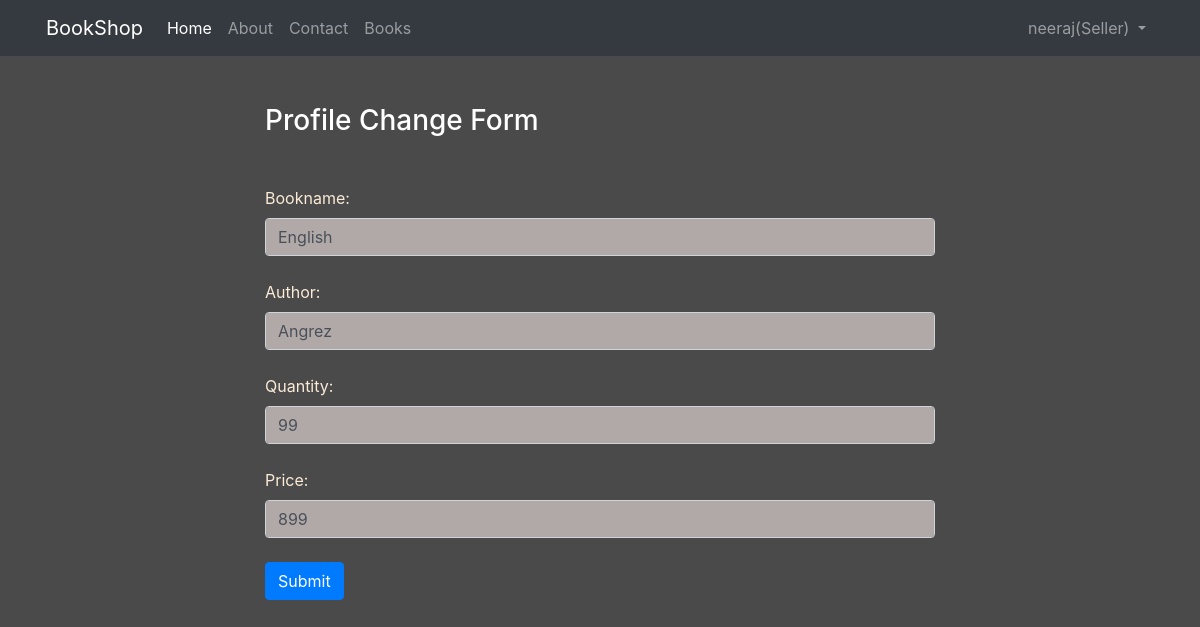
Screenshot of /updatebook/5 (signed in) with the database file from the repository.
### app/models.py (models this page shows, shortened)
class User(AbstractUser):
    user_type_data=(("Seller","Seller"),("Customer","Customer"))
    user_type=models.CharField(choices=user_type_data,max_length=10)

class Book(models.Model):
    bookname = models.CharField(max_length=100)
    author = models.CharField(max_length=50)
    quantity = models.IntegerField(default=1)
    price = models.IntegerField()

### app/views.py (the view)
# urls.py: path('updatebook/<int:id>', views.update_book, name='updatebook'),
@login_required
def update_book(request, id):
    if request.method == 'POST':
        book = Book.objects.get(pk=id)
        form = BookForm(request.POST, instance=book)
        if form.is_valid():
            form.save()
            messages.success(request, "*Book updated successfuly!!")
    else:
        book = Book.objects.get(pk=id)
        form = BookForm(instance=book)
    return render(request, 'app/update_book.html', {'form':form})

### app/forms.py
class BookForm(forms.ModelForm):
    class Meta:
        model = Book
        fields = "__all__"
        widgets = {
        'bookname':forms.TextInput(attrs={'class':'form-control'}),
        'author':forms.TextInput(attrs={'class':'form-control'}),
        'quantity':forms.TextInput(attrs={'class':'form-control'}),
        'price':forms.TextInput(attrs={'class':'form-control'}),
        }

### app/templates/app/update_book.html (shortened to what this page needs)
{% extends 'app/base.html' %}
{% block content %}
    <div class="col-sm-7 container">
        <h3 class="text-white my-5">Profile Change Form</h3>
        <form action="" method="POST" novalidate>
            {% for fm in form %}
                {{fm.label_tag}} {{fm}} {{fm.errors|striptags}} <br>
            {% endfor %}
            <input type="submit" value="Submit" class="btn btn-primary">
        </form>
    </div>
{% endblock content %}

### app/templates/app/navbar.html (shortened to what this page needs)
<div class='col-sm-12 container'>
  <nav class="navbar navbar-expand-lg navbar-dark bg-dark">
    <a class="navbar-brand" href="{% url 'home' %}">BookShop</a>
    <div class="collapse navbar-collapse" id="navbarSupportedContent">
      <ul class="navbar-nav mr-auto">
        <li class="nav-item active">
          <a class="nav-link active" aria-current="page" href="{% url 'home' %}">Home</a>
        </li>
        <li class="nav-item">
          <a class="nav-link" href="{% url 'about' %}">About</a>
        </li>
        <li class="nav-item">
          <a class="nav-link" href="{% url 'contact' %}">Contact</a>
        </li>
        <li class="nav-item">
          <a class="nav-link" href="{% url 'viewbooks' %}">Books</a>
        </li>
      </ul>
      <ul class="navbar-nav">
      <li class="nav-item dropdown">
          {% if request.user.is_authenticated %}
            {% if user is request.user %}
              <a class="nav-link dropdown-toggle" href="{% url 'home' %}" id="navbarDropdown" role="button" data-toggle="dropdown" aria-haspopup="true" aria-expanded="false">
                {{user}}({{user.user_type}})
              </a>
            {% endif %}
          {% else %}
            <a class="nav-link active" href="{% url 'login' %}">Login/Signup</a>
          {% endif %}
        </li>
        </ul>
    </div>
  </nav>
  </div>

### app/static/app/css/style.css (style rules this page uses)
body { background-color: rgb(75, 74, 74); color: antiquewhite; }
.form-control { background-color: rgb(177, 168, 168); }

### rows the page displays
User: username "neeraj", user_type "Seller"
Book: form "English" "Angrez" "99" "899"

### other values shown
{{ fm.label_tag }} "Bookname:" "Author:" "Quantity:" "Price:"
